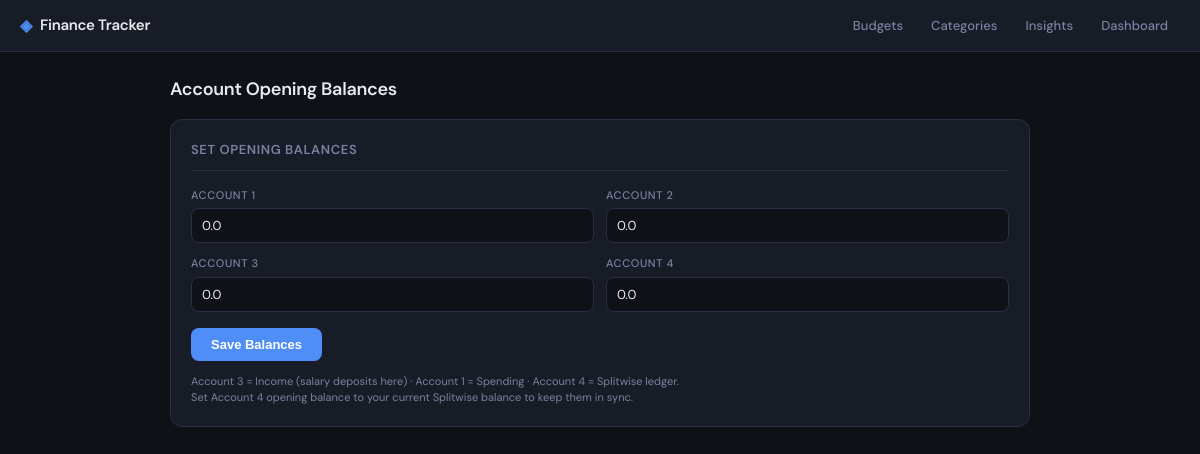
Screenshot of /accounts with the database file from the repository.
### app.py (models this page shows)
class Account(db.Model):
    name = db.Column(db.String(50), primary_key=True)
    opening_balance = db.Column(db.Float, default=0.0)

### app.py (the view)
@app.route("/accounts", methods=["GET", "POST"])
def manage_accounts():
    if request.method == "POST":
        for acc in Account.query.all():
            acc.opening_balance = float(request.form.get(acc.name, 0))
        db.session.commit()
        return redirect("/")
    return render_template("accounts.html", accounts=get_opening_balances())

### app.py (called while the page is built)
def get_opening_balances():
    return {a.name: a.opening_balance for a in Account.query.order_by(Account.name).all()}

### templates/accounts.html (shortened to what this page needs)
<!doctype html>
<html lang="en">
<head>
  <link rel="stylesheet" href="{{ url_for('static', filename='style.css') }}">
</head>
<body>
<header class="topbar">
  <div class="topbar-brand">Finance Tracker</div>
  <nav class="topbar-nav">
    <a href="/budgets">Budgets</a>
    <a href="/categories">Categories</a>
    <a href="/insights">Insights</a>
    <a href="/">Dashboard</a>
  </nav>
</header>
<div class="page-wrap">
  <div class="page-header">
    <div class="page-title">Account Opening Balances</div>
  </div>
  <div class="standalone-card">
    <h2>Set Opening Balances</h2>
    <form method="post" action="/accounts">
      <div class="form-grid-2">
        {% for name, balance in accounts.items() %}
          <div class="standalone-field">
            <label>{{ name }}</label>
            <input type="number" name="{{ name }}" min="0" step="0.01" value="{{ balance }}" required>
          </div>
        {% endfor %}
      </div>
      <button type="submit" class="btn-save" style="margin-top:16px;">Save Balances</button>
    </form>
    <p style="font-size:11px; color:var(--muted); margin-top:12px;">
      Account 3 = Income (salary deposits here) · Account 1 = Spending · Account 4 = Splitwise ledger.<br>
      Set Account 4 opening balance to your current Splitwise balance to keep them in sync.
    </p>
  </div>
</div>
</body>
</html>

### static/style.css (style rules this page uses)
*, *::before, *::after { box-sizing: border-box; margin: 0; padding: 0; }
:root { --bg: #0f1117; --surface: #181c27; --surface2: #1e2333; --border: #2a2f42; --border2: #343a52; --text: #e8eaf0; --muted: #7a82a0; --accent: #4f8ef7; --accent2: #3a6fd8; --green: #34c97b; --red: #f05252; --yellow: #f5a623; --purple: #9b6ef3; --font: 'DM Sans', sans-serif; --mono: 'DM Mono', monospace; --r: 8px; --r2: 12px; }
html, body { background: var(--bg); color: var(--text); font-family: var(--font); font-size: 14px; line-height: 1.5; min-height: 100vh; }
.topbar { position: sticky; top: 0; z-index: 100; background: var(--surface); border-bottom: 1px solid var(--border); display: flex; align-items: center; justify-content: space-between; padding: 0 20px; height: 52px; }
.topbar-brand { font-size: 15px; font-weight: 600; letter-spacing: -0.3px; color: var(--text); display: flex; align-items: center; gap: 8px; }
.topbar-brand::before { content: '◈'; color: var(--accent); font-size: 16px; }
.topbar-nav { display: flex; gap: 4px; }
.topbar-nav a { color: var(--muted); text-decoration: none; font-size: 13px; font-weight: 500; padding: 5px 12px; border-radius: var(--r); transition: all 0.15s; }
.page-header { display: flex; justify-content: space-between; align-items: center; margin-bottom: 16px; }
.page-title { font-size: 18px; font-weight: 600; letter-spacing: -0.3px; }
.page-wrap { max-width: 900px; margin: 0 auto; padding: 24px 20px; }
.standalone-card { background: var(--surface); border: 1px solid var(--border); border-radius: var(--r2); padding: 20px; margin-bottom: 16px; }
.standalone-card h2 { font-size: 13px; font-weight: 600; text-transform: uppercase; letter-spacing: 0.6px; color: var(--muted); margin-bottom: 16px; padding-bottom: 10px; border-bottom: 1px solid var(--border); }
.form-grid-2 { display: grid; grid-template-columns: 1fr 1fr; gap: 12px; }
.standalone-field { display: flex; flex-direction: column; gap: 5px; }
.standalone-field label { font-size: 11px; font-weight: 500; text-transform: uppercase; letter-spacing: 0.6px; color: var(--muted); }
.standalone-field input, .standalone-field select { background: var(--bg); border: 1px solid var(--border); color: var(--text); padding: 8px 10px; border-radius: var(--r); font-family: var(--font); font-size: 13px; }
.btn-save { background: var(--accent); color: #fff; border: none; padding: 9px 20px; border-radius: var(--r); font-size: 13px; font-weight: 600; cursor: pointer; transition: background 0.15s; }

### rows the page displays
Account: name "ACCOUNT 1", opening_balance "0.0"
Account: name "ACCOUNT 2", opening_balance "0.0"
Account: name "ACCOUNT 3", opening_balance "0.0"
Account: name "ACCOUNT 4", opening_balance "0.0"
